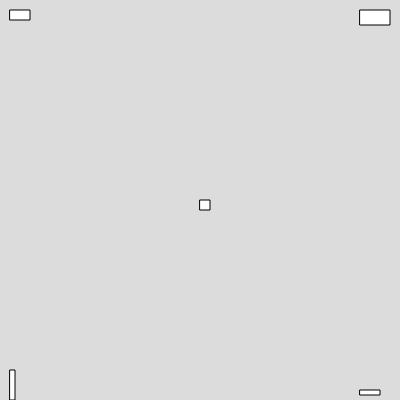
Frame 1 (no input)
Frame 60 (no input): identical to frame 1, image omitted
Frame 120 (the mouse pressed at the canvas centre since frame 60): identical to frame 1, image omitted

The p5.js sketch that drew this single still picture (run headless with seeded random() and noise() and a simulated clock; from frame 60 on, the mouse is pressed at the canvas centre):

// p5.js sketch
// ── sketch.js
var box1,box2,box3,box4,box5;
function setup() 
{
  createCanvas(400, 400);
  box1 = new Box(10,10,20,10);
  box2 = new Box(10,370,5,30);
  box3 = new Box(360,10,30,15);
  box4 = new Box(360,390,20,5);
  box5 = new Box(200,200,10,10);
  
}

function draw() 
{
  background(220);
  box1.show();
  box2.show();
  box3.show();
  box4.show();
  box5.show();

}


// ── box.js
class Box {
  constructor(x,y,w,h,){
    this.x = x;
    this.y = y;
    this.w = w;
    this.h = h;
  }
  show(){
    rect(this.x,this.y,this.w,this.h);
  }
}
